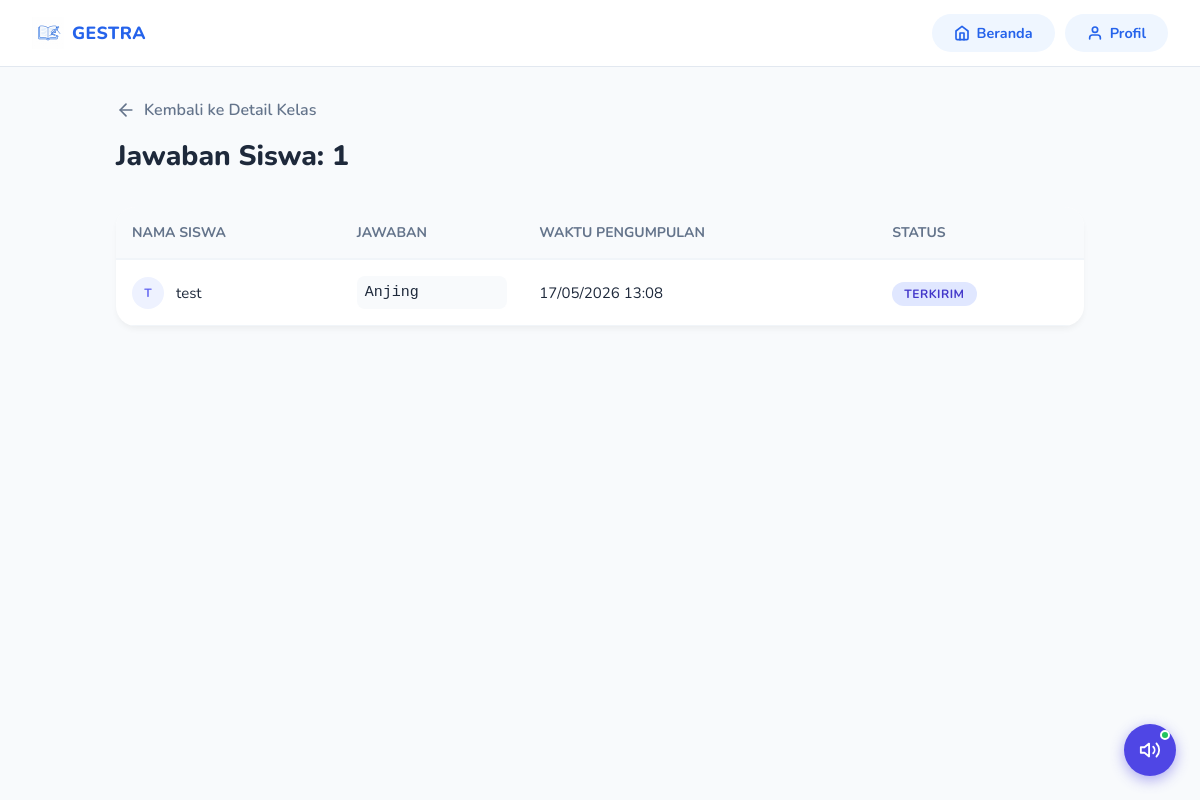
/guru/latihan/1/jawaban (signed in), run on the app's committed database.
### app/models/latihan.py (models this page shows)
class Latihan(Base):
    __tablename__ = "latihan"
    id = Column(Integer, primary_key=True, index=True)
    kelas_id = Column(Integer, ForeignKey("kelas.id"), index=True)
    guru_id = Column(Integer, ForeignKey("users.id"), index=True)
    judul = Column(String, index=True)
    pertanyaan = Column(Text)
    tipe_soal = Column(String, default="essay")  # "essay", "pilihan_ganda", "isian", "handwriting_huruf", "handwriting_kata", "tebak_gambar"
    metode_pembuatan = Column(String, default="manual")  # "manual", "random"
    dataset_type = Column(String, nullable=True)  # "huruf", "kata", "hewan", etc.
    jumlah_soal = Column(Integer, default=5)
    durasi_menit = Column(Integer, default=0) # 0 = tanpa batas
    waktu_mulai = Column(DateTime, nullable=True)
    waktu_selesai = Column(DateTime, nullable=True)
    status = Column(String, default="draft")  # "draft", "aktif", "selesai"
    soal_tergenerate = Column(Text, nullable=True)  # JSON list of questions
    izinkan_retry = Column(Boolean, default=False)
    max_attempt = Column(Integer, default=1)  # -1 = unlimited
    mode_timer = Column(String, default="total")  # "total", "per_soal"
    durasi_per_soal = Column(Integer, default=30)  # dalam detik
    izinkan_lihat_hasil = Column(Boolean, default=True)
    pilihan_jawaban = Column(Text, nullable=True)  # JSON format: {"A": "...", "B": "...", ...}
    jawaban_kunci = Column(Text, nullable=True)  # Jawaban yang benar
    tingkat_kesulitan = Column(String, default="mudah")  # "mudah", "sedang", "sulit"
    dibuat_pada = Column(DateTime, default=datetime.utcnow)
    diupdate_pada = Column(DateTime, default=datetime.utcnow, onupdate=datetime.utcnow)
    kelas = relationship("Kelas")
    guru = relationship("User")
    jawaban_siswa = relationship("Jawaban", back_populates="latihan", cascade="all, delete-orphan")

class Jawaban(Base):
    __tablename__ = "jawaban"
    id = Column(Integer, primary_key=True, index=True)
    latihan_id = Column(Integer, ForeignKey("latihan.id"), index=True)
    siswa_id = Column(Integer, ForeignKey("users.id"), index=True)
    kelas_id = Column(Integer, ForeignKey("kelas.id"), index=True)
    jawaban = Column(Text)
    benar = Column(Boolean, default=False)
    nilai = Column(Integer, default=0)  # 0-100
    attempts_count = Column(Integer, default=1)
    dikumpulkan_pada = Column(DateTime, default=datetime.utcnow)
    dikoreksi_pada = Column(DateTime, nullable=True)
    latihan = relationship("Latihan", back_populates="jawaban_siswa")
    siswa = relationship("User")
    kelas = relationship("Kelas")

### app/models/user.py (models this page shows)
class User(Base):
    __tablename__ = "users"
    id = Column(Integer, primary_key=True, index=True)
    nama = Column(String, index=True)
    email = Column(String, unique=True, index=True)
    password = Column(String)
    role = Column(String, default="murid") # "murid" or "guru"
    foto_profil = Column(String, default="/static/assets/images/mascot.png")

### app/routes/guru.py (the view)
@router.get("/latihan/{latihan_id}/jawaban", response_class=HTMLResponse)
async def lihat_jawaban_latihan(
    request: Request,
    latihan_id: int,
    db: Session = Depends(get_db)
):
    user = get_current_user(request, db)
    if not user or user.role != "guru":
        return RedirectResponse(url="/login")
    latihan = get_latihan_by_id(db, latihan_id)
    if not latihan or latihan.guru_id != user.id:
        return RedirectResponse(url="/guru/dashboard")
    jawaban_list = get_jawaban_by_latihan(db, latihan_id)
    return templates.TemplateResponse(
        request=request,
        name="guru/jawaban-latihan.html",
        context={
            "user": user,
            "latihan": latihan,
            "jawaban_list": jawaban_list
        }
    )

### app/templates/guru/jawaban-latihan.html (shortened to what this page needs)
{% extends "layout.html" %}
{% block content %}
<div class="container">
    <div class="header">
        <a href="/guru/kelas/{{ latihan.kelas_id }}/detail" style="text-decoration: none; color: #64748b; font-weight: 600; display: inline-flex; align-items: center; gap: 0.5rem; margin-bottom: 1rem;">
            <svg width="20" height="20" viewBox="0 0 24 24" fill="none" stroke="currentColor" stroke-width="2" stroke-linecap="round" stroke-linejoin="round"><line x1="19" y1="12" x2="5" y2="12"></line><polyline points="12 19 5 12 12 5"></polyline></svg>
            Kembali ke Detail Kelas
        </a>
        <h1>Jawaban Siswa: {{ latihan.judul }}</h1>
    </div>
    <table class="jawaban-table">
        <thead>
            <tr>
                <th>Nama Siswa</th>
                <th>Jawaban</th>
                <th>Waktu Pengumpulan</th>
                <th>Status</th>
            </tr>
        </thead>
        <tbody>
            {% if jawaban_list %}
                {% for jawaban in jawaban_list %}
                <tr>
                    <td>
                        <div class="siswa-cell">
                            <div class="siswa-avatar">{{ jawaban.siswa.nama[0]|upper }}</div>
                            {{ jawaban.siswa.nama }}
                        </div>
                    </td>
                    <td><div class="jawaban-text" title="{{ jawaban.jawaban }}">{{ jawaban.jawaban }}</div></td>
                    <td>{{ jawaban.dikumpulkan_pada.strftime('%d/%m/%Y %H:%M') }}</td>
                    <td><span class="status-badge status-dikirim">Terkirim</span></td>
                </tr>
                {% endfor %}
            {% else %}
                <tr>
                    <td colspan="4" style="text-align: center; padding: 3rem; color: #64748b;">Belum ada siswa yang menjawab.</td>
                </tr>
            {% endif %}
        </tbody>
    </table>
</div>
{% endblock %}

### app/static/css/global.css (style rules this page uses)
:root { --blue-50: #EFF6FF; --blue-100: #DBEAFE; --blue-200: #BFDBFE; --blue-300: #93C5FD; --blue-400: #60A5FA; --blue-500: #3B82F6; --blue-600: #2563EB; --blue-700: #1D4ED8; --blue-800: #1E40AF; --gray-50: #F8FAFC; --gray-100: #F1F5F9; --gray-200: #E2E8F0; --gray-300: #CBD5E1; --gray-400: #94A3B8; --gray-500: #64748B; --gray-700: #334155; --gray-900: #0F172A; --white: #FFFFFF; --radius-sm: 8px; --radius-md: 14px; --radius-lg: 20px; --radius-xl: 28px; --shadow-sm: 0 1px 3px rgba(0, 0, 0, .08), 0 1px 2px rgba(0, 0, 0, .06); --shadow-md: 0 4px 16px rgba(37, 99, 235, .10); --shadow-lg: 0 8px 32px rgba(37, 99, 235, .14); --transition: all .22s ease; --font: 'Nunito', sans-serif; }
*, *::before, *::after { box-sizing: border-box; margin: 0; padding: 0; }
html { scroll-behavior: smooth; }
body { font-family: var(--font); background-color: var(--gray-50); color: var(--gray-900); min-height: 100vh; -webkit-font-smoothing: antialiased; }
a { text-decoration: none; color: inherit; }
.status-badge { padding: 5px 14px; border-radius: 50px; font-size: 0.72rem; font-weight: 800; text-transform: uppercase; letter-spacing: 0.5px; }

### app/templates/guru/jawaban-latihan.html (style rules this page uses)
.container { max-width: 1000px; margin: 2rem auto; padding: 0 1rem; }
.header { margin-bottom: 2rem; }
.header h1 { font-size: 1.75rem; font-weight: 800; color: #1e293b; }
.jawaban-table { width: 100%; background: white; border-radius: 20px; overflow: hidden; box-shadow: 0 4px 6px -1px rgba(0, 0, 0, 0.05); border-collapse: collapse; }
.jawaban-table th { background: #f8fafc; padding: 1rem; text-align: left; font-weight: 700; color: #64748b; font-size: 0.875rem; text-transform: uppercase; border-bottom: 2px solid #f1f5f9; }
.jawaban-table td { padding: 1rem; border-bottom: 1px solid #f1f5f9; font-size: 0.9375rem; color: #1e293b; }
.siswa-cell { display: flex; align-items: center; gap: 0.75rem; }
.siswa-avatar { width: 32px; height: 32px; background: #eef2ff; color: #6366f1; border-radius: 50%; display: flex; align-items: center; justify-content: center; font-weight: 700; font-size: 0.75rem; }
.jawaban-text { font-family: 'Courier New', Courier, monospace; background: #f8fafc; padding: 0.5rem; border-radius: 8px; max-width: 300px; overflow: hidden; text-overflow: ellipsis; white-space: nowrap; }
.status-badge { padding: 0.25rem 0.75rem; border-radius: 9999px; font-size: 0.75rem; font-weight: 700; }
.status-dikirim { background: #e0e7ff; color: #4338ca; }

### data on the page
Latihan: judul "1"
Jawaban: siswa "T", siswa.nama "test", jawaban "Anjing", dikumpulkan_pada "17/05/2026 13:08"
